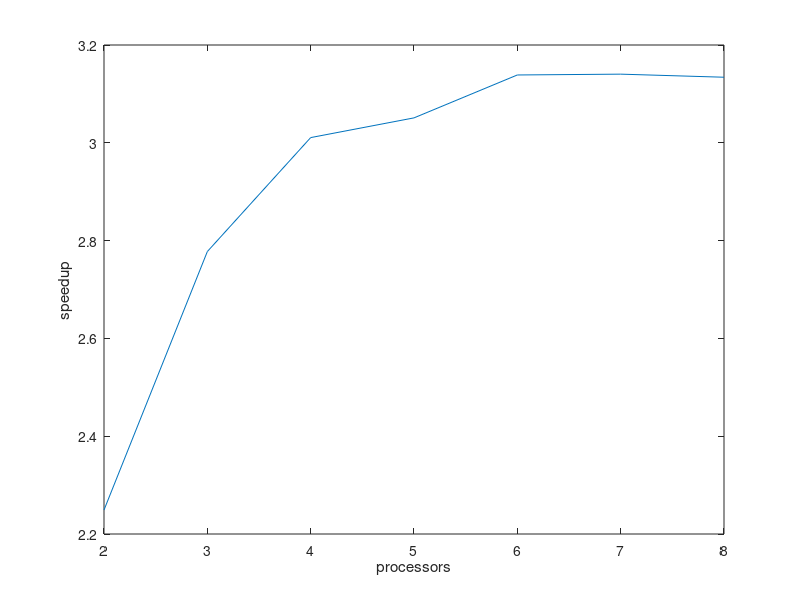

Reproduce this figure in MATLAB.
parallel=[10.433 8.448 7.794 7.691 7.476 7.472 7.487];
serial=23.465;
processors=2:8
speedup=serial./parallel
plot(processors,speedup)
xlabel('processors')
ylabel('speedup')
